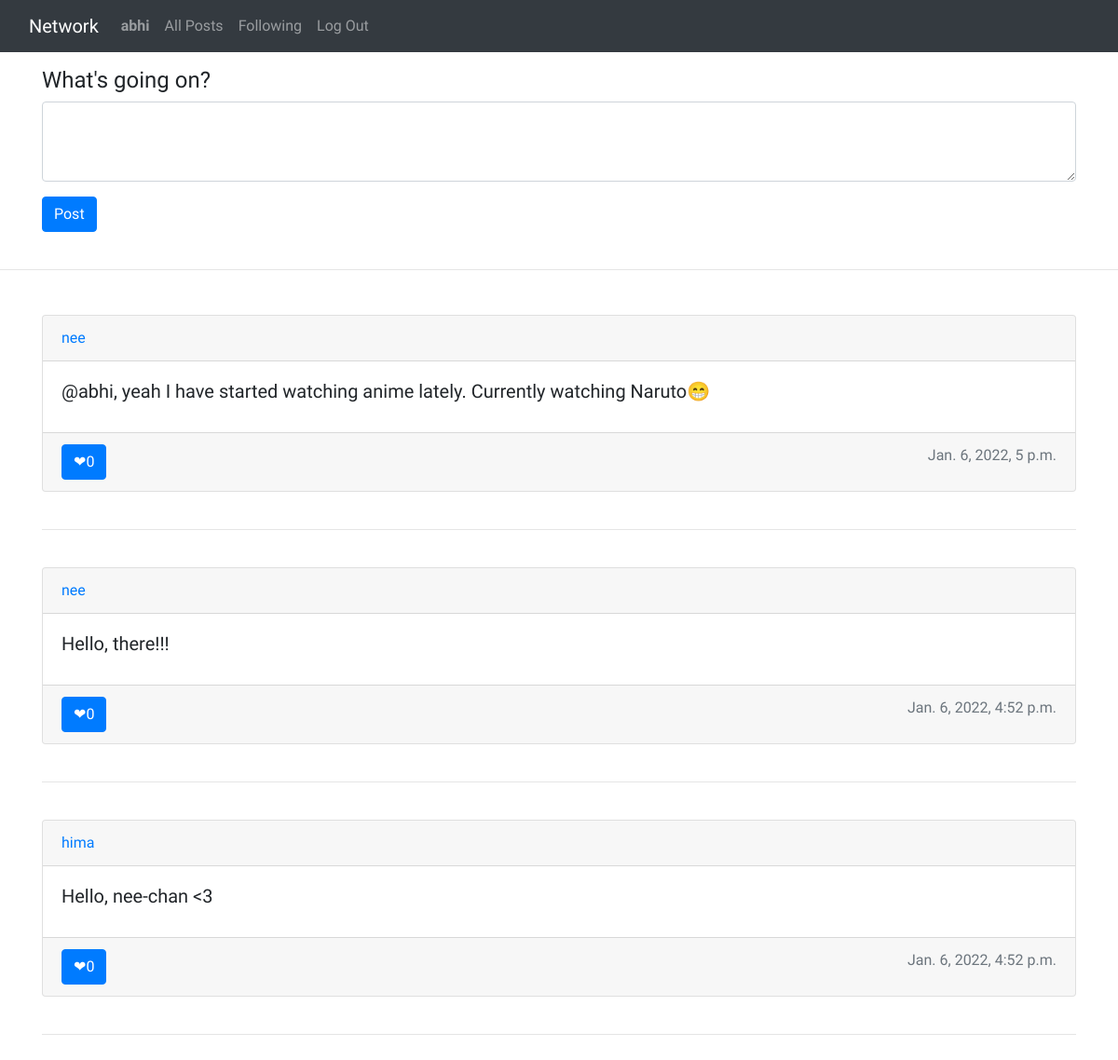
Page /following (signed in) on the committed database.
### network/models.py (models this page shows)
class User(AbstractUser):
    pass

class Post(models.Model):
    user = models.ForeignKey('User', on_delete = models.CASCADE, related_name = "author")
    content = models.CharField(max_length = 255)
    date = models.DateTimeField(default = timezone.now)
    likes = models.IntegerField(default = 0)
    def __str__(self):
        return f"User: {self.user} has posted {self.content} on {self.date} having  {self.likes} likes"

### network/views.py (the view, shortened to what this page needs)
# urls.py: path("following", views.following, name="following")
def following(request):
    following_users = Follow.objects.filter(follower = request.user)
    posts = Post.objects.all().order_by('-date')
    following_user_posts = list()
    for foll_user in following_users:
        for post in posts:
            if post.user == foll_user.following:
                following_user_posts.append(post)
    print(following_user_posts)
    return render(request, "network/following.html", {
        "following_users":following_users,
        "following_user_posts":following_user_posts
    })

### network/models.py (called while the page is built)
    def __str__(self):
        return f"{self.follower} follows {self.following}"

### network/templates/network/following.html (shortened to what this page needs)
{% extends "network/layout.html" %}
{% block body %}
    <div class="container my-3">
        <form action="{% url 'index' %}" method="post">
            <div class="form-group">
                <label class="h4" for="content">What's going on?</label>
                <textarea class="form-control" id="content" rows="3" name="content"></textarea>
            </div>
            <button type="submit" class="btn btn-primary">Post</button>
            <br><br>
        </form>
    </div>
    <hr>
    <div class="container my-5">
        {% for post in following_user_posts %}
            <div class="card ">
                <div class="card-header">
                    <a href="{% url 'profile' post.user %}">{{post.user.username}}</a>
                </div>
                <div class="card-body">
                    <h5 class="card-title">{{ post.content }}</h5>
                </div>
                <div class="card-footer text-muted" >
                    <a href="#" class="btn btn-primary" style="float: left;"><span >&#x2764;</span>{{post.likes}}</a>
                    <span style="float: right;">{{ post.date }}</span>
                </div>
            </div>
            <br><hr><br>
       {% endfor %}
    </div>
{% endblock %}

### network/templates/network/layout.html (shortened to what this page needs)
{% load static %}
<!DOCTYPE html>
<html lang="en">
    <head>
        <link rel="stylesheet" href="https://stackpath.bootstrapcdn.com/bootstrap/4.4.1/css/bootstrap.min.css">
        <link href="{% static 'network/styles.css' %}" rel="stylesheet">
    </head>
    <body>
        <nav class="navbar navbar-expand-lg navbar-dark bg-dark">
            <div class="container-fluid">
                <a class="navbar-brand" href="{% url 'index' %}">Network</a>
                <div class="collapse navbar-collapse" id="navbarSupportedContent">
                    <ul class="navbar-nav">
                        {% if user.is_authenticated %}
                            <li class="nav-item">
                                <a class="nav-link" href="{% url 'profile' user %}"><strong>{{ user.username }}</strong></a>
                            </li>
                        {% endif %}
                        <li class="nav-item">
                        <a class="nav-link" href="{% url 'index' %}">All Posts</a>
                        </li>
                        {% if user.is_authenticated %}
                            <li class="nav-item">
                                <a class="nav-link" href="{% url 'following' %}">Following</a>
                            </li>
                            <li class="nav-item">
                                <a class="nav-link" href="{% url 'logout' %}">Log Out</a>
                            </li>
                        {% endif %}
                    </ul>
                </div>
            </div>
        </nav>
        <div class="body">
            {% block body %}
            {% endblock %}
        </div>
    </body>
</html>

### network/static/network/styles.css (style rules this page uses)
* { font-family: 'Quicksand', sans-serif; }

### rows in the picture
User: username "abhi"
Post: user.username "nee", content "@abhi, yeah I have started watching anime lately. Currently watching Naruto😁", likes "0", date "Jan. 6, 2022, 5 p.m."
Post: user.username "nee", content "Hello, there!!!", likes "0", date "Jan. 6, 2022, 4:52 p.m."
Post: user.username "hima", content "Hello, nee-chan <3", likes "0", date "Jan. 6, 2022, 4:52 p.m."
